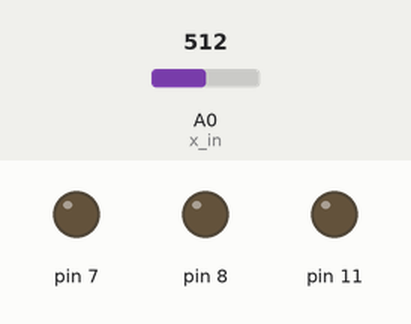
Bench run of a sketch on a simulated Arduino Uno, built with avr-gcc and run on an emulated ATmega328P. Shown: output pins drawn as LEDs (lit = HIGH). The test bench sets the inputs (shaded band); at power-on: A0 (x_in) = 512.

Above: at 1.2 s.
1.3 s: A0 (x_in) set to 542
At 2.6 s:
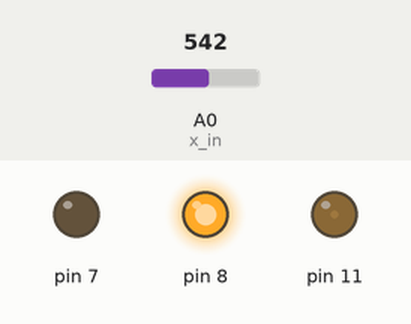
2.9 s: A0 (x_in) set to 511
At 3.8 s:
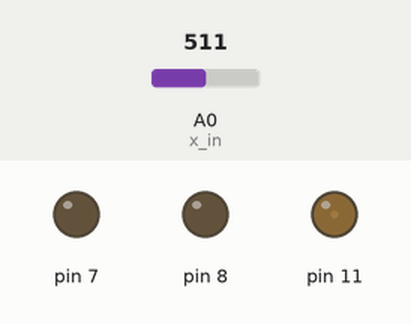
4.4 s: A0 (x_in) set to 484
At 5.0 s:
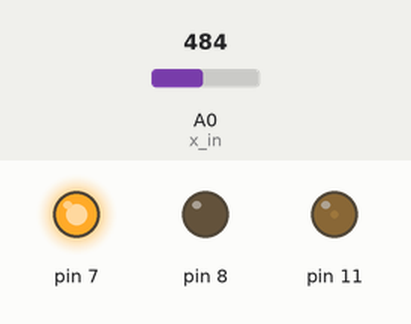
6.0 s: A0 (x_in) set to 306
At 7.2 s:
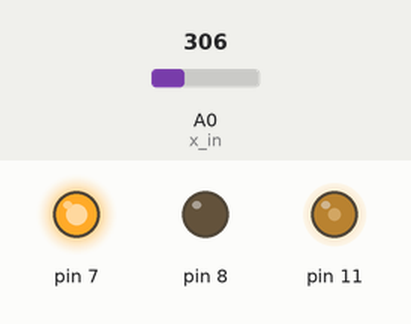
7.5 s: A0 (x_in) set to 122
At 8.5 s:
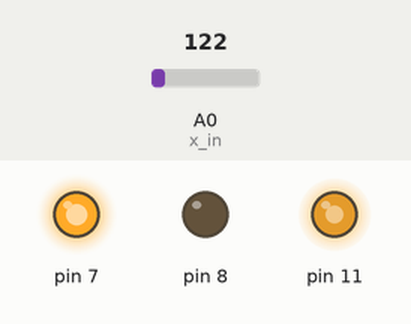
Timing chart, 0 to 10.0 s (numbered marks = the images above; inputs shaded):
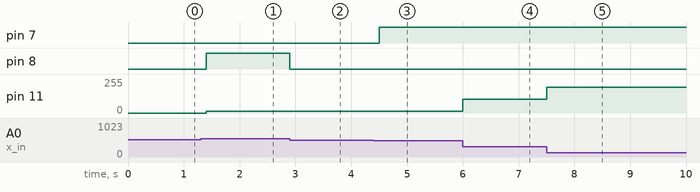

The sketch:

Control_Motor_Joy.ino
```cpp
const uint8_t numberOfPins = 1;
char receivedChars[numberOfPins * 2];
long int pinState[numberOfPins];
int x_in = A0;
long int x_pos;
int deadzone = 8;

void setup() {
  // put your setup code here, to run once:
  pinMode(11, OUTPUT);
  pinMode(8, OUTPUT);
  pinMode(7, OUTPUT);
  Serial.begin(115200);

  for (auto &pin : pinState)
  {
    pin = 0;
  }
}

void loop() {
  // put your main code here, to run repeatedly:
  x_pos = analogRead(x_in) - 511;

  controlMotor(x_pos / 2);

}

void controlMotor(long int motorValue)
{

  if (abs(motorValue) < deadzone || (motorValue < 0 && pinState[0] > 0) || (motorValue > 0 && pinState[0] < 0))
  {
    digitalWrite(8, LOW);
    digitalWrite(7, LOW);
    pinState[0] = 0;
    delay(200);
  }
  else
  {
    analogWrite(11, abs(motorValue));

    if (motorValue < 0)
    {
      digitalWrite(7, HIGH);
    }
    else
    {
      digitalWrite(8, HIGH);
    }
    pinState[0] = motorValue;
  }
}
```

Measured:
- the behaviour switches between 526 and 527 on A0 (x_in) (found by bisection; images 0 and 1)
- the behaviour switches between 496 and 495 on A0 (x_in) (found by bisection; images 2 and 3)
- after the input at 1.3 s, pin 8: LOW → HIGH after 0.10 s; pin 11: 0/255 → 15/255 after 0.10 s
- after the input at 2.9 s, pin 8: HIGH → LOW at once
- after the input at 4.4 s, pin 7: LOW → HIGH after 0.10 s; pin 11: 15/255 → 13/255 after 0.10 s
- after the input at 6.0 s, pin 11: 13/255 → 102/255 at once
- after the input at 7.5 s, pin 11: 102/255 → 194/255 at once
